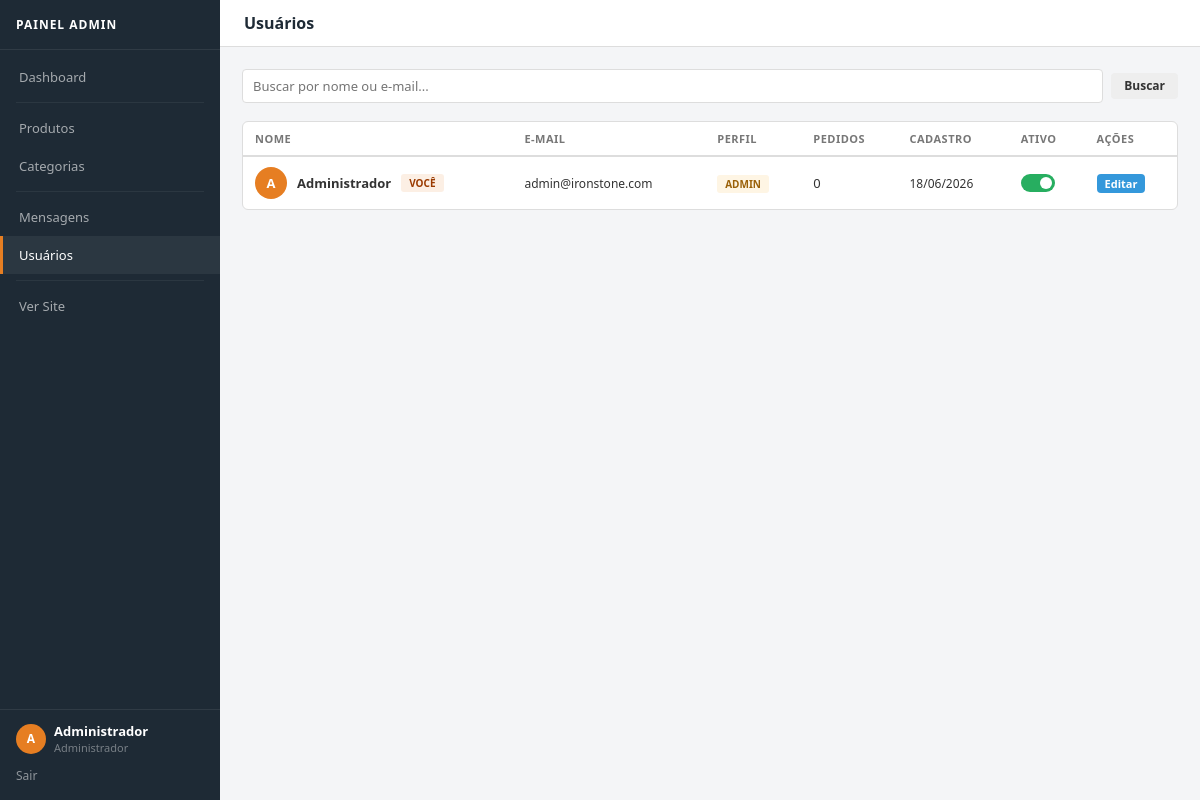
/admin/usuarios.php (signed in), run on the app's committed database.
### tables this page shows
CREATE TABLE IF NOT EXISTS `users` (
  `id` INT AUTO_INCREMENT PRIMARY KEY,
  `name` VARCHAR(255) NOT NULL,
  `email` VARCHAR(255) UNIQUE NOT NULL,
  `password` VARCHAR(255) NOT NULL,
  `role` ENUM('admin','user') DEFAULT 'user',
  `active` TINYINT(1) DEFAULT 1,
  `created_at` TIMESTAMP DEFAULT CURRENT_TIMESTAMP
);

### includes/functions.php (called while the page is built, shortened)
<?php
function e(string $str): string
{
    return htmlspecialchars($str, ENT_QUOTES, 'UTF-8');
}

### admin/usuarios.php (the view, shortened to what this page needs)
<?php
require_once __DIR__ . '/../includes/db.php';
require_once __DIR__ . '/../includes/functions.php';
$search = trim($_GET['q'] ?? '');
$sql    = "SELECT u.*, (SELECT COUNT(*) FROM orders WHERE user_id=u.id) AS order_count FROM users u WHERE 1=1";
$params = [];
$sql .= " ORDER BY u.role DESC, u.name ASC";
$stmt = $pdo->prepare($sql);
$stmt->execute($params);
$users = $stmt->fetchAll();
include __DIR__ . '/includes/header.php';
?>
<div style="margin-bottom:18px">
    <form method="get" class="search-bar">
        <input type="text" name="q" value="<?= e($search) ?>" placeholder="Buscar por nome ou e-mail...">
        <button type="submit" class="btn btn-se">Buscar</button>
    </form>
</div>
<div class="card">
    <div class="tbl-wrap">
        <?php if($users): ?>
        <table>
            <thead>
                <tr><th>Nome</th><th>E-mail</th><th>Perfil</th><th>Pedidos</th><th>Cadastro</th><th>Ativo</th><th>Ações</th></tr>
            </thead>
            <tbody>
            <?php foreach($users as $u): ?>
            <tr>
                <td>
                    <div style="display:flex;align-items:center;gap:10px">
                        <div style="width:32px;height:32px;background:<?= $u['role']==='admin'?'var(--ac)':'var(--in)' ?>;border-radius:50%;display:flex;align-items:center;justify-content:center;color:#fff;font-weight:700;font-size:13px;flex-shrink:0">
                            <?= strtoupper(mb_substr($u['name'],0,1)) ?>
                        </div>
                        <strong><?= e($u['name']) ?></strong>
                        <?php if($u['id']==$_SESSION['user_id']): ?><span class="badge b-or" style="background:rgba(230,126,34,.12);color:#9A3A00">Você</span><?php endif; ?>
                    </div>
                </td>
                <td style="font-size:12px"><?= e($u['email']) ?></td>
                <td>
                    <?php if($u['role']==='admin'): ?>
                        <span class="badge b-wn">Admin</span>
                    <?php else: ?>
                        <span class="badge b-in">Usuário</span>
                    <?php endif; ?>
                </td>
                <td><?= $u['order_count'] ?></td>
                <td style="font-size:12px;white-space:nowrap"><?= date('d/m/Y', strtotime($u['created_at'])) ?></td>
                <td>
                    <?php if($u['id'] != $_SESSION['user_id']): ?>
                    <form method="post" style="display:inline">
                        <?php csrf_field() ?>
                        <input type="hidden" name="action" value="toggle">
                        <input type="hidden" name="id" value="<?= $u['id'] ?>">
                        <input type="hidden" name="value" value="<?= $u['active']?0:1 ?>">
                        <label class="tog">
                            <input type="checkbox" <?= $u['active']?'checked':'' ?> onchange="this.form.submit()">
                            <span class="tog-sl"></span>
                        </label>
                    </form>
                    <?php else: ?>
                        <label class="tog"><input type="checkbox" checked disabled><span class="tog-sl"></span></label>
                    <?php endif; ?>
                </td>
                <td>
                    <button class="btn btn-in btn-sm" onclick='editUser(<?= json_encode($u,JSON_HEX_APOS) ?>)'>Editar</button>
                </td>
            </tr>
            <?php endforeach; ?>
            </tbody>
        </table>
        <?php else: ?>
        <div class="empty"><p>Nenhum usuário encontrado.</p></div>
        <?php endif; ?>
    </div>
</div>
<?php include __DIR__ . '/includes/footer.php'; ?>

### admin/admin.css (style rules this page uses)
:root { --sb: #1e2a35; --ac: #e67e22; --ac2: #d35400; --tx: #333; --tx2: #777; --bg: #f4f5f7; --wh: #fff; --bd: #ddd; --ok: #27ae60; --ng: #e74c3c; --wn: #f39c12; --in: #3498db; }
* { box-sizing:border-box;margin:0;padding:0 }
body { font-family:system-ui,-apple-system,sans-serif;background:var(--bg);color:var(--tx);display:flex;min-height:100vh;font-size:14px }
.card { background:var(--wh);border:1px solid var(--bd);border-radius:6px;margin-bottom:18px;overflow:hidden }
.tbl-wrap { overflow-x:auto }
table { width:100%;border-collapse:collapse }
thead th { padding:9px 12px;text-align:left;font-size:11px;font-weight:700;text-transform:uppercase;letter-spacing:.5px;color:var(--tx2);border-bottom:2px solid var(--bd) }
tbody td { padding:10px 12px;font-size:13px;border-bottom:1px solid var(--bd);vertical-align:middle }
tbody tr:last-child td { border-bottom:none }
.badge { display:inline-block;padding:2px 8px;border-radius:3px;font-size:10px;font-weight:700;text-transform:uppercase;white-space:nowrap }
.b-wn { background:#fef5e4;color:#9a6109 }
.btn { display:inline-flex;align-items:center;gap:4px;padding:7px 13px;border-radius:4px;font-size:12px;font-weight:600;font-family:inherit;border:none;cursor:pointer;text-decoration:none;transition:background .15s;white-space:nowrap;line-height:1 }
.btn-in { background:var(--in);color:#fff }
.btn-se { background:#eee;color:var(--tx) }
.btn-sm { padding:4px 8px;font-size:11px }
.search-bar { display:flex;align-items:center;gap:8px;margin-bottom:14px;flex-wrap:wrap }
.search-bar input,.search-bar select { padding:7px 10px;border:1px solid var(--bd);border-radius:4px;font-size:13px;font-family:inherit;background:#fff }
.search-bar input { flex:1;min-width:140px }
.tog { position:relative;display:inline-block;width:34px;height:18px }
.tog-sl { position:absolute;inset:0;background:#ccc;border-radius:18px;cursor:pointer;transition:background .2s }
.tog-sl:before { content:'';position:absolute;height:12px;width:12px;left:3px;bottom:3px;background:#fff;border-radius:50%;transition:transform .2s }
.tog input:checked+.tog-sl { background:var(--ok) }
.tog input:checked+.tog-sl:before { transform:translateX(16px) }

### data on the page
users: name "A", name "Administrador", shows "VOCÊ", email "admin@ironstone.com", role "ADMIN", order_count "0", created_at "18/06/2026"

### other printed values
mb_substr($_SESSION['user_name']??'A',0,1) "A"
$_SESSION['user_name'] "Administrador"
$page_title "Usuários"
